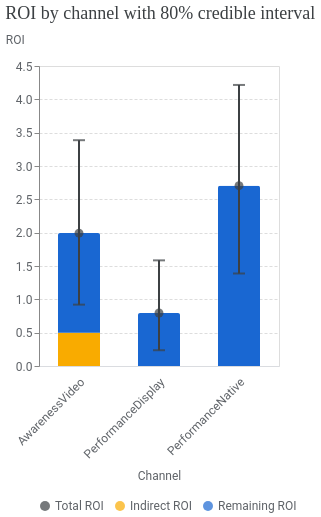

The code cell stored with this chart in its notebook:
### Code cell
# @title Plotting Decomposed ROI

def plot_roi_decomposition(
    analyzer_full_funnel: AnalyzerFullFunnel,
    confidence_level: float = 0.8,
) -> alt.Chart:
  """Plots a stacked ROI bar chart (indirect vs remaining) per channel."""
  ci = int(confidence_level * 100)
  title = f"ROI by channel with {ci}% credible interval"

  roi_df = compute_roi_decomposition(analyzer_full_funnel, confidence_level)
  bars_data = []
  for _, row in roi_df.iterrows():
    bars_data.append({
        "channel": row["channel"],
        "component": "Indirect ROI",
        "roi": row["indirect_roi_mean"],
        "order": 1,
    })
    bars_data.append({
        "channel": row["channel"],
        "component": "Remaining ROI",
        "roi": row["remaining_roi_mean"],
        "order": 2,
    })
  bars_df = pd.DataFrame(bars_data)

  color_scale = alt.Scale(
      domain=["Total ROI", "Indirect ROI", "Remaining ROI"],
      range=[constants.GREY_800, constants.YELLOW_600, constants.BLUE_700],
  )

  bars = (
      alt.Chart(bars_df)
      .mark_bar(
          size=constants.BAR_SIZE,
          cornerRadiusEnd=constants.CORNER_RADIUS,
      )
      .encode(
          x=alt.X(
              "channel:N",
              title="Channel",
              axis=alt.Axis(labelAngle=-45, **formatter.AXIS_CONFIG),
          ),
          y=alt.Y(
              "roi:Q",
              title="ROI",
              stack="zero",
              axis=alt.Axis(gridDash=[3, 2], **formatter.Y_AXIS_TITLE_CONFIG),
          ),
          color=alt.Color(
              "component:N",
              scale=color_scale,
              legend=alt.Legend(
                  title=None,
                  orient="bottom",
                  direction="horizontal",
              ),
          ),
          order=alt.Order("order:Q"),
          tooltip=[
              alt.Tooltip("channel:N", title="Channel"),
              alt.Tooltip("component:N", title="Component"),
              alt.Tooltip("roi:Q", title="Component Mean ROI", format=".2f"),
          ],
      )
      .properties(width=alt.Step(80))
  )

  bar_width = 2
  error_bar = (
      alt.Chart(roi_df)
      .mark_errorbar(
          ticks={"size": 12}, color=constants.GREY_800
      )
      .encode(
          x=alt.X("channel:N"),
          y=alt.Y("total_roi_ci_hi:Q", title="ROI"),
          y2=alt.Y2("total_roi_ci_lo:Q"),
          strokeWidth=alt.value(bar_width),
      )
  )

  mean_dot = (
      alt.Chart(roi_df)
      .transform_calculate(component="'Total ROI'")
      .mark_point(
          filled=True,
          size=constants.POINT_SIZE,
          color=constants.GREY_800,
          tooltip=True,
      )
      .encode(
          x=alt.X("channel:N"),
          y=alt.Y("total_roi_mean:Q"),
          color=alt.Color("component:N", scale=color_scale),
          tooltip=[
              alt.Tooltip("channel:N", title="Channel"),
              alt.Tooltip(
                  "total_roi_mean:Q", title="Total ROI Mean", format=".2f"
              ),
              alt.Tooltip(
                  "total_roi_ci_lo:Q",
                  title=f"Total ROI {ci}% CI Lower",
                  format=".2f",
              ),
              alt.Tooltip(
                  "total_roi_ci_hi:Q",
                  title=f"Total ROI {ci}% CI Upper",
                  format=".2f",
              ),
          ],
      )
  )

  plot = alt.layer(bars, error_bar, mean_dot)
  return (
      plot.configure_tick(bandSize=10, thickness=bar_width)
      .properties(title=formatter.custom_title_params(title))
      .configure_axis(titlePadding=constants.PADDING_10, **formatter.TEXT_CONFIG)
      .configure_legend(**formatter.TEXT_CONFIG)
  )

plot_roi_decomposition(analyzer_full_funnel)

### Figure 1 — Vega-Lite specification as saved in the notebook (floating-point values rounded to 4 significant figures)
{"config": {"view": {"continuousWidth": 300, "continuousHeight": 300}, "axis": {"labelColor": "#5F6368", "labelFont": "Roboto", "labelFontSize": 12, "titleColor": "#5F6368", "titleFont": "Roboto", "titleFontSize": 12, "titleFontWeight": "normal", "titlePadding": 10}, "legend": {"labelColor": "#5F6368", "labelFont": "Roboto", "labelFontSize": 12, "titleColor": "#5F6368", "titleFont": "Roboto", "titleFontSize": 12, "titleFontWeight": "normal"}, "tick": {"bandSize": 10, "thickness": 2}}, "layer": [{"data": {"name": "data-adc55d107b995d4d3f39773ef0c5c7f4"}, "mark": {"type": "bar", "cornerRadiusEnd": 2, "size": 42}, "encoding": {"color": {"field": "component", "legend": {"direction": "horizontal", "orient": "bottom", "title": null}, "scale": {"domain": ["Total ROI", "Indirect ROI", "Remaining ROI"], "range": ["#3C4043", "#F9AB00", "#1967D2"]}, "type": "nominal"}, "order": {"field": "order", "type": "quantitative"}, "tooltip": [{"field": "channel", "title": "Channel", "type": "nominal"}, {"field": "component", "title": "Component", "type": "nominal"}, {"field": "roi", "format": ".2f", "title": "Component Mean ROI", "type": "quantitative"}], "x": {"axis": {"domainColor": "#DADCE0", "labelAngle": -45, "labelPadding": 10, "ticks": false}, "field": "channel", "title": "Channel", "type": "nominal"}, "y": {"axis": {"gridDash": [3, 2], "titleAlign": "left", "titleAngle": 0, "titleY": -20}, "field": "roi", "stack": "zero", "title": "ROI", "type": "quantitative"}}}, {"data": {"name": "data-4b8d58b8becb4e1c4a8e1d5608933fd2"}, "mark": {"type": "errorbar", "color": "#3C4043", "ticks": {"size": 12}}, "encoding": {"strokeWidth": {"value": 2}, "x": {"field": "channel", "type": "nominal"}, "y": {"field": "total_roi_ci_hi", "title": "ROI", "type": "quantitative"}, "y2": {"field": "total_roi_ci_lo"}}}, {"data": {"name": "data-4b8d58b8becb4e1c4a8e1d5608933fd2"}, "mark": {"type": "point", "color": "#3C4043", "filled": true, "size": 80, "tooltip": true}, "encoding": {"color": {"field": "component", "scale": {"domain": ["Total ROI", "Indirect ROI", "Remaining ROI"], "range": ["#3C4043", "#F9AB00", "#1967D2"]}, "type": "nominal"}, "tooltip": [{"field": "channel", "title": "Channel", "type": "nominal"}, {"field": "total_roi_mean", "format": ".2f", "title": "Total ROI Mean", "type": "quantitative"}, {"field": "total_roi_ci_lo", "format": ".2f", "title": "Total ROI 80% CI Lower", "type": "quantitative"}, {"field": "total_roi_ci_hi", "format": ".2f", "title": "Total ROI 80% CI Upper", "type": "quantitative"}], "x": {"field": "channel", "type": "nominal"}, "y": {"field": "total_roi_mean", "type": "quantitative"}}, "transform": [{"calculate": "'Total ROI'", "as": "component"}]}], "title": {"text": "ROI by channel with 80% credible interval", "anchor": "start", "color": "#3C4043", "font": "Google Sans Display", "fontSize": 18, "fontWeight": "normal", "offset": 10}, "width": {"step": 80}, "$schema": "https://vega.github.io/schema/vega-lite/v5.20.1.json", "datasets": {"data-adc55d107b995d4d3f39773ef0c5c7f4": [{"channel": "PerformanceNative", "component": "Indirect ROI", "roi": 1.346e-16, "order": 1}, {"channel": "PerformanceNative", "component": "Remaining ROI", "roi": 2.705, "order": 2}, {"channel": "PerformanceDisplay", "component": "Indirect ROI", "roi": 1.005e-16, "order": 1}, {"channel": "PerformanceDisplay", "component": "Remaining ROI", "roi": 0.7952, "order": 2}, {"channel": "AwarenessVideo", "component": "Indirect ROI", "roi": 0.4983, "order": 1}, {"channel": "AwarenessVideo", "component": "Remaining ROI", "roi": 1.495, "order": 2}], "data-4b8d58b8becb4e1c4a8e1d5608933fd2": [{"channel": "PerformanceNative", "indirect_roi_mean": 1.346e-16, "indirect_roi_ci_lo": 1.346e-16, "indirect_roi_ci_hi": 1.346e-16, "remaining_roi_mean": 2.705, "remaining_roi_ci_lo": 1.388, "remaining_roi_ci_hi": 4.216, "total_roi_mean": 2.705, "total_roi_ci_lo": 1.388, "total_roi_ci_hi": 4.216}, {"channel": "PerformanceDisplay", "indirect_roi_mean": 1.005e-16, "indirect_roi_ci_lo": 1.005e-16, "indirect_roi_ci_hi": 1.005e-16, "remaining_roi_mean": 0.7952, "remaining_roi_ci_lo": 0.2364, "remaining_roi_ci_hi": 1.585, "total_roi_mean": 0.7952, "total_roi_ci_lo": 0.2364, "total_roi_ci_hi": 1.585}, {"channel": "AwarenessVideo", "indirect_roi_mean": 0.4983, "indirect_roi_ci_lo": 0.1032, "indirect_roi_ci_hi": 0.8095, "remaining_roi_mean": 1.495, "remaining_roi_ci_lo": 0.4161, "remaining_roi_ci_hi": 2.93, "total_roi_mean": 1.993, "total_roi_ci_lo": 0.9205, "total_roi_ci_hi": 3.387}]}}
